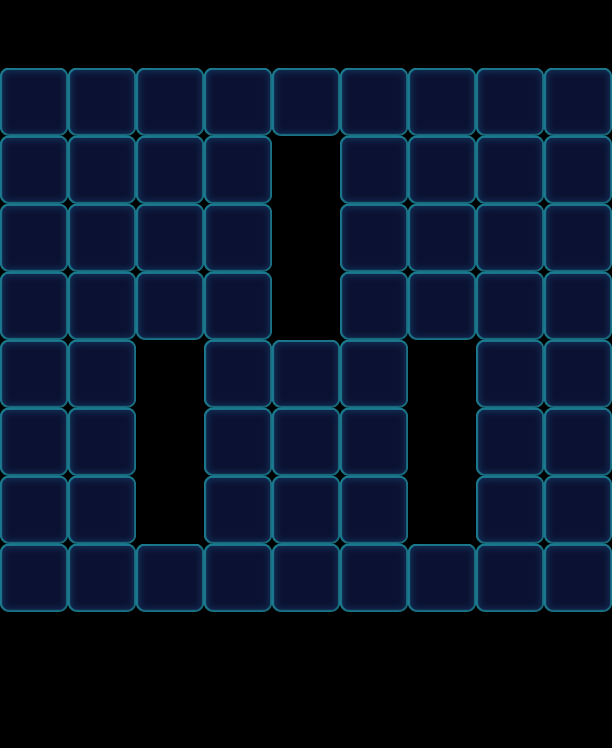

This is a level from a 2D game, rendered from its Tiled map with the project's own tilesets. A one-line summary and the map file follow, with tile-layer data summarised:
An orthogonal 9x11 tile map with 68x68 px tiles, 1 tile layer (Valid), 2 tilesets and 76 objects (55x Floor, 12x Factory_Normal, 8x Stone, Bomb).

<map version="1.0" orientation="orthogonal" width="9" height="11" tilewidth="68" tileheight="68">
 <tileset firstgid="1" name="game_grid1" tilewidth="68" tileheight="68">
  <image source="game_grid1.png" width="68" height="68" />
 </tileset>
 <tileset firstgid="2" name="map" tilewidth="68" tileheight="68">
  <image source="map.png" width="1024" height="1024" />
 </tileset>
 <layer name="Valid" width="9" height="11">
  <data>[99 cells, 63 non-empty, 1 distinct tile ids]</data>
 </layer>
 <objectgroup name="BottomObj" width="9" height="11">
  <object type="Floor" gid="33" x="136" y="204">
   <properties>
    <property name="Layers" value="2" />
   </properties>
  </object>
  <object type="Floor" gid="33" x="0" y="204">
   <properties>
    <property name="Layers" value="2" />
   </properties>
  </object>
  <object type="Floor" gid="33" x="408" y="136">
   <properties>
    <property name="Layers" value="2" />
   </properties>
  </object>
  <object type="Floor" gid="33" x="68" y="272">
   <properties>
    <property name="Layers" value="2" />
   </properties>
  </object>
  <object type="Floor" gid="33" x="0" y="272">
   <properties>
    <property name="Layers" value="2" />
   </properties>
  </object>
  <object type="Floor" gid="33" x="204" y="204">
   <properties>
    <property name="Layers" value="2" />
   </properties>
  </object>
  <object type="Floor" gid="33" x="544" y="136">
   <properties>
    <property name="Layers" value="2" />
   </properties>
  </object>
  <object type="Floor" gid="33" x="340" y="272">
   <properties>
    <property name="Layers" value="2" />
   </properties>
  </object>
  <object type="Floor" gid="33" x="136" y="272">
   <properties>
    <property name="Layers" value="2" />
   </properties>
  </object>
  <object type="Floor" gid="33" x="408" y="204">
   <properties>
    <property name="Layers" value="2" />
   </properties>
  </object>
  <object type="Floor" gid="33" x="68" y="204">
   <properties>
    <property name="Layers" value="2" />
   </properties>
  </object>
  <object type="Floor" gid="33" x="340" y="204">
   <properties>
    <property name="Layers" value="2" />
   </properties>
  </object>
  <object type="Floor" gid="33" x="68" y="136">
   <properties>
    <property name="Layers" value="2" />
   </properties>
  </object>
  <object type="Floor" gid="33" x="204" y="136">
   <properties>
    <property name="Layers" value="2" />
   </properties>
  </object>
  <object type="Floor" gid="33" x="204" y="272">
   <properties>
    <property name="Layers" value="2" />
   </properties>
  </object>
  <object type="Floor" gid="33" x="340" y="136">
   <properties>
    <property name="Layers" value="2" />
   </properties>
  </object>
  <object type="Floor" gid="33" x="476" y="272">
   <properties>
    <property name="Layers" value="2" />
   </properties>
  </object>
  <object type="Floor" gid="33" x="476" y="204">
   <properties>
    <property name="Layers" value="2" />
   </properties>
  </object>
  <object type="Floor" gid="33" x="476" y="136">
   <properties>
    <property name="Layers" value="2" />
   </properties>
  </object>
  <object type="Floor" gid="33" x="272" y="136">
   <properties>
    <property name="Layers" value="2" />
   </properties>
  </object>
  <object type="Floor" gid="33" x="408" y="272">
   <properties>
    <property name="Layers" value="2" />
   </properties>
  </object>
  <object type="Floor" gid="33" x="136" y="136">
   <properties>
    <property name="Layers" value="2" />
   </properties>
  </object>
  <object type="Floor" gid="33" x="0" y="136">
   <properties>
    <property name="Layers" value="2" />
   </properties>
  </object>
  <object type="Floor" gid="33" x="544" y="204">
   <properties>
    <property name="Layers" value="2" />
   </properties>
  </object>
  <object type="Floor" gid="33" x="544" y="272">
   <properties>
    <property name="Layers" value="2" />
   </properties>
  </object>
  <object type="Floor" gid="33" x="204" y="340">
   <properties>
    <property name="Layers" value="2" />
   </properties>
  </object>
  <object type="Floor" gid="33" x="68" y="340">
   <properties>
    <property name="Layers" value="2" />
   </properties>
  </object>
  <object type="Floor" gid="33" x="0" y="340">
   <properties>
    <property name="Layers" value="2" />
   </properties>
  </object>
  <object type="Floor" gid="33" x="272" y="476">
   <properties>
    <property name="Layers" value="2" />
   </properties>
  </object>
  <object type="Floor" gid="33" x="476" y="340">
   <properties>
    <property name="Layers" value="2" />
   </properties>
  </object>
  <object type="Floor" gid="33" x="408" y="340">
   <properties>
    <property name="Layers" value="2" />
   </properties>
  </object>
  <object type="Floor" gid="33" x="544" y="340">
   <properties>
    <property name="Layers" value="2" />
   </properties>
  </object>
  <object type="Floor" gid="33" x="136" y="340">
   <properties>
    <property name="Layers" value="2" />
   </properties>
  </object>
  <object type="Floor" gid="33" x="340" y="340">
   <properties>
    <property name="Layers" value="2" />
   </properties>
  </object>
  <object type="Floor" gid="33" x="544" y="408">
   <properties>
    <property name="Layers" value="2" />
   </properties>
  </object>
  <object type="Floor" gid="33" x="544" y="544">
   <properties>
    <property name="Layers" value="2" />
   </properties>
  </object>
  <object type="Floor" gid="33" x="544" y="612">
   <properties>
    <property name="Layers" value="2" />
   </properties>
  </object>
  <object type="Floor" gid="33" x="476" y="612">
   <properties>
    <property name="Layers" value="2" />
   </properties>
  </object>
  <object type="Floor" gid="33" x="476" y="408">
   <properties>
    <property name="Layers" value="2" />
   </properties>
  </object>
  <object type="Floor" gid="33" x="476" y="476">
   <properties>
    <property name="Layers" value="2" />
   </properties>
  </object>
  <object type="Floor" gid="33" x="476" y="544">
   <properties>
    <property name="Layers" value="2" />
   </properties>
  </object>
  <object type="Floor" gid="33" x="544" y="476">
   <properties>
    <property name="Layers" value="2" />
   </properties>
  </object>
  <object type="Floor" gid="33" x="68" y="408">
   <properties>
    <property name="Layers" value="2" />
   </properties>
  </object>
  <object type="Floor" gid="33" x="68" y="544">
   <properties>
    <property name="Layers" value="2" />
   </properties>
  </object>
  <object type="Floor" gid="33" x="68" y="612">
   <properties>
    <property name="Layers" value="2" />
   </properties>
  </object>
  <object type="Floor" gid="33" x="0" y="612">
   <properties>
    <property name="Layers" value="2" />
   </properties>
  </object>
  <object type="Floor" gid="33" x="0" y="408">
   <properties>
    <property name="Layers" value="2" />
   </properties>
  </object>
  <object type="Floor" gid="33" x="0" y="476">
   <properties>
    <property name="Layers" value="2" />
   </properties>
  </object>
  <object type="Floor" gid="33" x="0" y="544">
   <properties>
    <property name="Layers" value="2" />
   </properties>
  </object>
  <object type="Floor" gid="33" x="68" y="476">
   <properties>
    <property name="Layers" value="2" />
   </properties>
  </object>
  <object type="Floor" gid="33" x="340" y="612">
   <properties>
    <property name="Layers" value="2" />
   </properties>
  </object>
  <object type="Floor" gid="33" x="204" y="612">
   <properties>
    <property name="Layers" value="2" />
   </properties>
  </object>
  <object type="Floor" gid="33" x="272" y="612">
   <properties>
    <property name="Layers" value="2" />
   </properties>
  </object>
  </objectgroup>
 <objectgroup name="MiddleObj" width="9" height="11">
  <!-- 1 objects omitted --></objectgroup>
 <objectgroup color="#000000" name="TopObj" width="9" height="11">
  <!-- 20 objects omitted --></objectgroup>
</map>
<!-- 23 of 76 objects omitted -->
